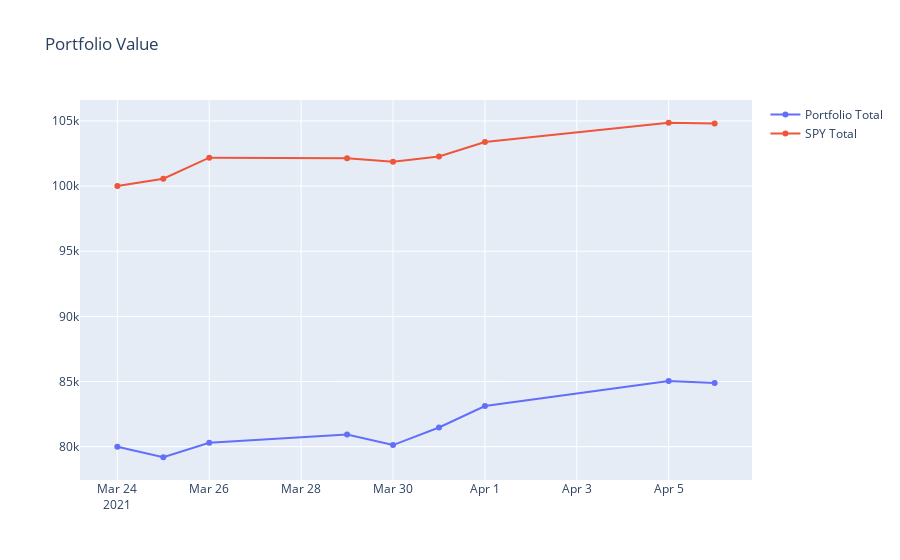

The code cell stored with this chart in its notebook:
### Code cell
# Visualize Portfolio Value and Compare it to SPY benchmark
import plotly.graph_objects as go
fig = go.Figure()
fig.add_trace(go.Scatter(x=portfolio_val.index, y=portfolio_val['Portfolio Total'], name='Portfolio Total'))
fig.add_trace(go.Scatter(x=SPY.index, y=SPY['SPY Total'],name='SPY Total'))
fig.update_layout(title="Portfolio Value")

### Figure 1 — Plotly figure (JSON) as saved in the notebook; plotly's stock layout.template omitted (floating-point values rounded to 4 significant figures)
{"data": [{"name": "Portfolio Total", "type": "scatter", "x": ["2021-03-24T00:00:00", "2021-03-25T00:00:00", "2021-03-26T00:00:00", "2021-03-29T00:00:00", "2021-03-30T00:00:00", "2021-03-31T00:00:00", "2021-04-01T00:00:00", "2021-04-05T00:00:00", "2021-04-06T00:00:00"], "y": [80000, 79187, 80294, 80931, 80122, 81471, 83118, 85048, 84886]}, {"name": "SPY Total", "type": "scatter", "x": ["2021-03-24T00:00:00", "2021-03-25T00:00:00", "2021-03-26T00:00:00", "2021-03-29T00:00:00", "2021-03-30T00:00:00", "2021-03-31T00:00:00", "2021-04-01T00:00:00", "2021-04-05T00:00:00", "2021-04-06T00:00:00"], "y": [100000, 100563, 102183, 102132, 101861, 102273, 103378, 104862, 104800]}], "layout": {"autosize": true, "title": {"text": "Portfolio Value"}, "xaxis": {"autorange": true, "range": ["2021-03-23 05:19:34.7603", "2021-04-06 18:40:25.2397"], "type": "date"}, "yaxis": {"autorange": true, "range": [77310.0, 106700.0], "type": "linear"}}}
